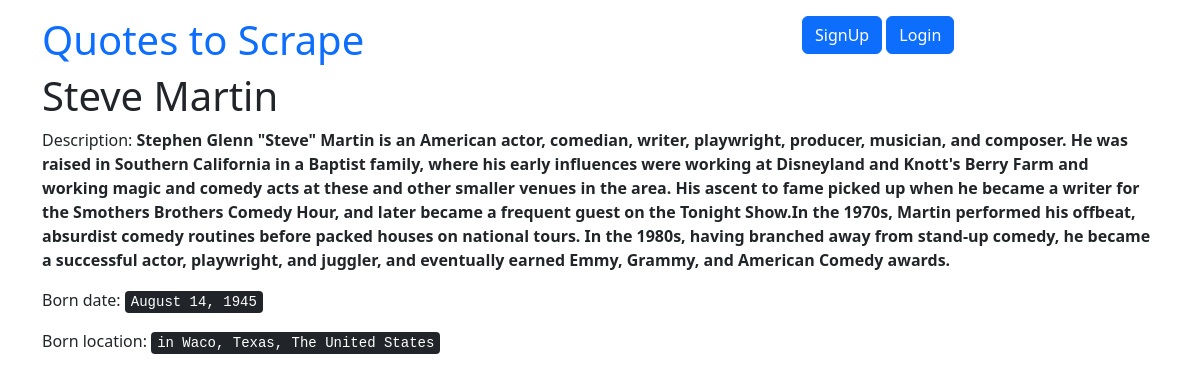
Page /author_detail/3 on the earlier database version.
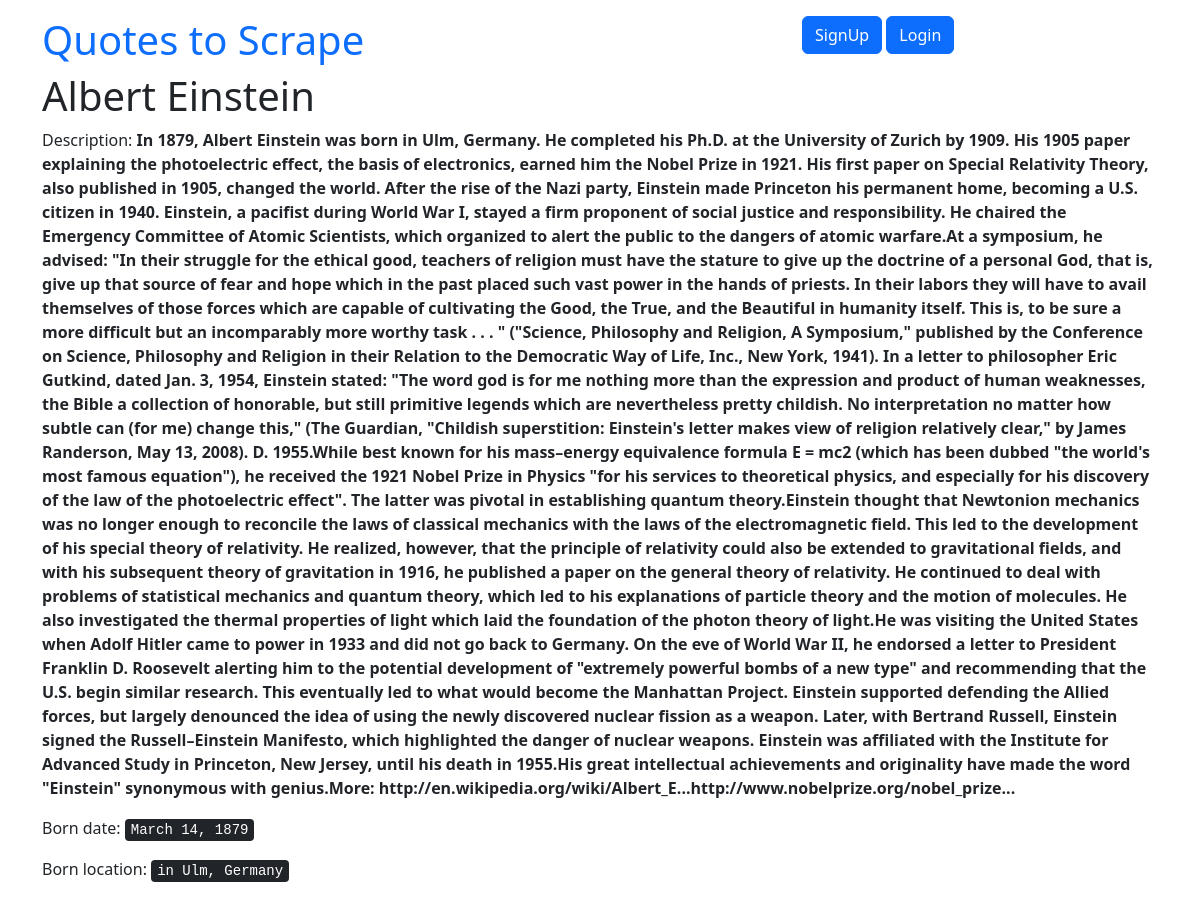
Same page on the later database version.
### quotes/models.py (models this page shows, shortened)
class Author(models.Model):
    fullname = models.CharField(max_length=50)
    born_date = models.CharField(max_length=50)
    born_location =  models.CharField(max_length=150)
    description = models.TextField()
    created_at = models.DateTimeField(auto_now_add=True)
    user = models.ForeignKey(User, on_delete=models.CASCADE, default=1, null = True)

### quotes/views.py (the view)
# urls.py: path('author_detail/<int:author_id>', views.author_detail, name='author_detail'),
def author_detail(request, author_id):
    author = get_object_or_404(Author, pk=author_id)
    return render(request, 'quotes/author_detail.html', {"author": author})

### quotes/templates/quotes/author_detail.html
{% extends "quotes/base.html" %}
{% block content %}
<h1>{{author.fullname}}</h1>
<p>Description: <b>{{author.description}}</b></p>
<p>Born date: <kbd>{{author.born_date}}</kbd></p>
<p>Born location: <kbd>{{author.born_location}}</kbd></p>
{% endblock %}

### quotes/templates/quotes/base.html (shortened to what this page needs)
<!DOCTYPE html>
<html lang="en">
<head>
  <link href="https://cdn.jsdelivr.net/npm/bootstrap@5.3.3/dist/css/bootstrap.min.css" rel="stylesheet">
  {% load static %}
  <link rel="stylesheet" href="{% static 'quotes/style.css' %}">
</head>
<body>
  <div class="container">
    <div class="row header-box pt-3">
      <div class="col-md-8">
        <h1>
          <a href="/" style="text-decoration: none">Quotes to Scrape</a>
        </h1>
      </div>
      <div class="col-md-4">
        <p>
          {% if user.is_authenticated %}
            <a href="{% url 'quotes:add_author' %}" class="btn btn-primary">Add author</a>
            <a href="{% url 'quotes:add_tag' %}" class="btn btn-primary">Add tag</a>
            <a href="{% url 'quotes:add_quote' %}" class="btn btn-primary">Add quote</a>
            <a href="{% url 'users:profile' %}" class="btn btn-primary">Profile</a>
            <a href="{% url 'users:logout' %}" class="btn btn-primary">Logout</a>
          {% else %}
            <a href="{% url 'users:signup' %}" class="btn btn-primary">SignUp</a>
            <a href="{% url 'users:login' %}" class="btn btn-primary">Login</a>
          {% endif %}
        </p>
      </div>
    </div>
    {% block content %} {% endblock %}
  </div>
</body>
</html>

Differences in the rows shown:
changed Author: fullname "Steve Martin" → "Albert Einstein"; description "Stephen Glenn \"Steve\" Martin is an American actor, comedian, writer, playwright, producer, musician, and composer. He was raised in Southern California in a Baptist family, where his early influences were working at Disneyland and Knott's Berry Farm and working magic and comedy acts at these and other smaller venues in the area. His ascent to fame picked up when he became a writer for the Smothers Brothers Comedy Hour, and later became a frequent guest on the Tonight Show.In the 1970s, Martin performed his offbeat, absurdist comedy routines before packed houses on national tours. In the 1980s, having branched away from stand-up comedy, he became a successful actor, playwright, and juggler,…" → "In 1879, Albert Einstein was born in Ulm, Germany. He completed his Ph.D. at the University of Zurich by 1909. His 1905 paper explaining the photoelectric effect, the basis of electronics, earned him the Nobel Prize in 1921. His first paper on Special Relativity Theory, also published in 1905, changed the world. After the rise of the Nazi party, Einstein made Princeton his permanent home, becoming a U.S. citizen in 1940. Einstein, a pacifist during World War I, stayed a firm proponent of social justice and responsibility. He chaired the Emergency Committee of Atomic Scientists, which organized to alert the public to the dangers of atomic warfare.At a symposium, he advised: \"In their…"; born_date "August 14, 1945" → "March 14, 1879"; born_location "in Waco, Texas, The United States" → "in Ulm, Germany"
